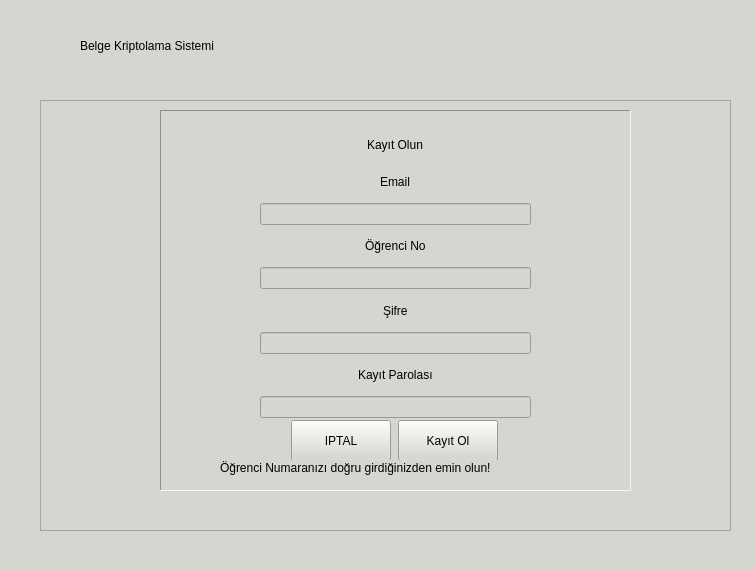
<?xml version="1.0" encoding="UTF-8"?>
<ui version="4.0">
 <class>MainWindow</class>
 <widget class="QMainWindow" name="MainWindow">
  <property name="geometry">
   <rect>
    <x>0</x>
    <y>0</y>
    <width>755</width>
    <height>569</height>
   </rect>
  </property>
  <property name="windowTitle">
   <string>Marun BKS</string>
  </property>
  <property name="windowIcon">
   <iconset resource="res/logos.qrc">
    <normaloff>:/marun_logo/img/marun.png</normaloff>:/marun_logo/img/marun.png</iconset>
  </property>
  <property name="styleSheet">
   <string notr="true">background-color: rgb(211, 215, 207);</string>
  </property>
  <widget class="QWidget" name="centralwidget">
   <widget class="QLabel" name="label">
    <property name="geometry">
     <rect>
      <x>320</x>
      <y>0</y>
      <width>341</width>
      <height>91</height>
     </rect>
    </property>
    <property name="styleSheet">
     <string notr="true">background-color: rgb(211, 215, 207);</string>
    </property>
    <property name="text">
     <string/>
    </property>
    <property name="pixmap">
     <pixmap resource="res/logos.qrc">:/tf_logo/img/tf.png</pixmap>
    </property>
    <property name="scaledContents">
     <bool>true</bool>
    </property>
   </widget>
   <widget class="QLabel" name="label_2">
    <property name="geometry">
     <rect>
      <x>80</x>
      <y>10</y>
      <width>231</width>
      <height>71</height>
     </rect>
    </property>
    <property name="styleSheet">
     <string notr="true">font: 63 14pt &quot;URW Gothic&quot;;</string>
    </property>
    <property name="text">
     <string>Belge Kriptolama Sistemi</string>
    </property>
   </widget>
   <widget class="QTableWidget" name="tableWidget">
    <property name="geometry">
     <rect>
      <x>120</x>
      <y>140</y>
      <width>571</width>
      <height>351</height>
     </rect>
    </property>
    <property name="minimumSize">
     <size>
      <width>0</width>
      <height>0</height>
     </size>
    </property>
    <property name="maximumSize">
     <size>
      <width>16777215</width>
      <height>16777215</height>
     </size>
    </property>
    <property name="editTriggers">
     <set>QAbstractItemView::NoEditTriggers</set>
    </property>
    <property name="selectionMode">
     <enum>QAbstractItemView::SingleSelection</enum>
    </property>
    <property name="selectionBehavior">
     <enum>QAbstractItemView::SelectRows</enum>
    </property>
    <property name="showGrid">
     <bool>true</bool>
    </property>
    <property name="sortingEnabled">
     <bool>false</bool>
    </property>
    <attribute name="horizontalHeaderMinimumSectionSize">
     <number>50</number>
    </attribute>
    <attribute name="horizontalHeaderDefaultSectionSize">
     <number>142</number>
    </attribute>
    <column>
     <property name="text">
      <string>Kitap / Belge Adı</string>
     </property>
    </column>
    <column>
     <property name="text">
      <string>Ders</string>
     </property>
    </column>
    <column>
     <property name="text">
      <string>Denetmen</string>
     </property>
    </column>
    <column>
     <property name="text">
      <string>Teslim Tarihi</string>
     </property>
    </column>
   </widget>
   <widget class="QFrame" name="auth_frame">
    <property name="enabled">
     <bool>true</bool>
    </property>
    <property name="geometry">
     <rect>
      <x>40</x>
      <y>100</y>
      <width>691</width>
      <height>431</height>
     </rect>
    </property>
    <property name="frameShape">
     <enum>QFrame::StyledPanel</enum>
    </property>
    <property name="frameShadow">
     <enum>QFrame::Raised</enum>
    </property>
    <widget class="QFrame" name="frame">
     <property name="geometry">
      <rect>
       <x>190</x>
       <y>50</y>
       <width>331</width>
       <height>281</height>
      </rect>
     </property>
     <property name="frameShape">
      <enum>QFrame::StyledPanel</enum>
     </property>
     <property name="frameShadow">
      <enum>QFrame::Raised</enum>
     </property>
     <widget class="QWidget" name="layoutWidget_3">
      <property name="geometry">
       <rect>
        <x>20</x>
        <y>20</y>
        <width>271</width>
        <height>232</height>
       </rect>
      </property>
      <layout class="QVBoxLayout" name="verticalLayout">
       <item alignment="Qt::AlignHCenter">
        <widget class="QLabel" name="label_7">
         <property name="styleSheet">
          <string notr="true">font: 25 19pt &quot;URW Bookman&quot;;</string>
         </property>
         <property name="text">
          <string>Giriş Yapın</string>
         </property>
        </widget>
       </item>
       <item alignment="Qt::AlignHCenter">
        <widget class="QLabel" name="label_6">
         <property name="styleSheet">
          <string notr="true">font: 25 14pt &quot;URW Bookman&quot;;</string>
         </property>
         <property name="text">
          <string>Email / Öğrenci No</string>
         </property>
        </widget>
       </item>
       <item>
        <widget class="QLineEdit" name="username_input"/>
       </item>
       <item alignment="Qt::AlignHCenter">
        <widget class="QLabel" name="label_4">
         <property name="styleSheet">
          <string notr="true">font: 25 14pt &quot;URW Bookman&quot;;</string>
         </property>
         <property name="text">
          <string>Şifre</string>
         </property>
        </widget>
       </item>
       <item>
        <widget class="QLineEdit" name="password_input"/>
       </item>
       <item>
        <layout class="QHBoxLayout" name="horizontalLayout">
         <item>
          <widget class="QPushButton" name="register_button">
           <property name="styleSheet">
            <string notr="true">font: 25 14pt &quot;URW Bookman&quot;;</string>
           </property>
           <property name="text">
            <string>KAYIT OL</string>
           </property>
          </widget>
         </item>
         <item>
          <widget class="QPushButton" name="submit_button">
           <property name="styleSheet">
            <string notr="true">font: 25 14pt &quot;URW Bookman&quot;;</string>
           </property>
           <property name="text">
            <string>ONAYLA</string>
           </property>
          </widget>
         </item>
        </layout>
       </item>
       <item>
        <widget class="QPushButton" name="forgot_pass_btn">
         <property name="maximumSize">
          <size>
           <width>16777215</width>
           <height>22</height>
          </size>
         </property>
         <property name="styleSheet">
          <string notr="true">font: 25 10pt &quot;URW Bookman&quot;;
color: rgb(0, 0, 127);</string>
         </property>
         <property name="text">
          <string>Şifremi Unuttum</string>
         </property>
        </widget>
       </item>
      </layout>
     </widget>
    </widget>
    <widget class="QFrame" name="register_frame">
     <property name="enabled">
      <bool>true</bool>
     </property>
     <property name="geometry">
      <rect>
       <x>120</x>
       <y>10</y>
       <width>471</width>
       <height>381</height>
      </rect>
     </property>
     <property name="styleSheet">
      <string notr="true"/>
     </property>
     <property name="frameShape">
      <enum>QFrame::Panel</enum>
     </property>
     <property name="frameShadow">
      <enum>QFrame::Sunken</enum>
     </property>
     <property name="lineWidth">
      <number>1</number>
     </property>
     <widget class="QWidget" name="layoutWidget_2">
      <property name="geometry">
       <rect>
        <x>100</x>
        <y>20</y>
        <width>271</width>
        <height>288</height>
       </rect>
      </property>
      <layout class="QVBoxLayout" name="verticalLayout_2">
       <item alignment="Qt::AlignHCenter">
        <widget class="QLabel" name="label_8">
         <property name="styleSheet">
          <string notr="true">font: 25 19pt &quot;URW Bookman&quot;;</string>
         </property>
         <property name="text">
          <string>Kayıt Olun</string>
         </property>
        </widget>
       </item>
       <item alignment="Qt::AlignHCenter">
        <widget class="QLabel" name="label_9">
         <property name="styleSheet">
          <string notr="true">font: 25 14pt &quot;URW Bookman&quot;;</string>
         </property>
         <property name="text">
          <string>Email</string>
         </property>
        </widget>
       </item>
       <item>
        <widget class="QLineEdit" name="reg_username_input"/>
       </item>
       <item alignment="Qt::AlignHCenter">
        <widget class="QLabel" name="label_11">
         <property name="styleSheet">
          <string notr="true">font: 25 14pt &quot;URW Bookman&quot;;</string>
         </property>
         <property name="text">
          <string>Öğrenci No</string>
         </property>
        </widget>
       </item>
       <item>
        <widget class="QLineEdit" name="reg_username_input_2"/>
       </item>
       <item alignment="Qt::AlignHCenter">
        <widget class="QLabel" name="label_5">
         <property name="styleSheet">
          <string notr="true">font: 25 14pt &quot;URW Bookman&quot;;</string>
         </property>
         <property name="text">
          <string>Şifre</string>
         </property>
        </widget>
       </item>
       <item>
        <widget class="QLineEdit" name="reg_password_input"/>
       </item>
       <item alignment="Qt::AlignHCenter">
        <widget class="QLabel" name="label_10">
         <property name="styleSheet">
          <string notr="true">font: 25 14pt &quot;URW Bookman&quot;;</string>
         </property>
         <property name="text">
          <string>Kayıt Parolası</string>
         </property>
        </widget>
       </item>
       <item>
        <widget class="QLineEdit" name="register_key"/>
       </item>
      </layout>
     </widget>
     <widget class="QWidget" name="layoutWidget">
      <property name="geometry">
       <rect>
        <x>130</x>
        <y>310</y>
        <width>211</width>
        <height>41</height>
       </rect>
      </property>
      <layout class="QHBoxLayout" name="horizontalLayout_2">
       <item>
        <widget class="QPushButton" name="reg_cancel_button">
         <property name="maximumSize">
          <size>
           <width>100</width>
           <height>100</height>
          </size>
         </property>
         <property name="styleSheet">
          <string notr="true">font: 25 14pt &quot;URW Bookman&quot;;</string>
         </property>
         <property name="text">
          <string>IPTAL</string>
         </property>
        </widget>
       </item>
       <item>
        <widget class="QPushButton" name="reg_submit_button">
         <property name="maximumSize">
          <size>
           <width>100</width>
           <height>100</height>
          </size>
         </property>
         <property name="styleSheet">
          <string notr="true">font: 25 14pt &quot;URW Bookman&quot;;</string>
         </property>
         <property name="text">
          <string>Kayıt Ol</string>
         </property>
        </widget>
       </item>
      </layout>
     </widget>
     <widget class="QLabel" name="label_12">
      <property name="geometry">
       <rect>
        <x>60</x>
        <y>350</y>
        <width>351</width>
        <height>16</height>
       </rect>
      </property>
      <property name="text">
       <string>Öğrenci Numaranızı doğru girdiğinizden emin olun!</string>
      </property>
     </widget>
    </widget>
   </widget>
   <widget class="QWidget" name="layoutWidget">
    <property name="geometry">
     <rect>
      <x>230</x>
      <y>110</y>
      <width>351</width>
      <height>27</height>
     </rect>
    </property>
    <layout class="QHBoxLayout" name="horizontalLayout_3">
     <item>
      <widget class="QLabel" name="label_13">
       <property name="text">
        <string>Belge Kodu :</string>
       </property>
      </widget>
     </item>
     <item>
      <widget class="QLineEdit" name="code_input"/>
     </item>
     <item>
      <widget class="QPushButton" name="add_book_btn">
       <property name="text">
        <string>Kitap/Belge Ekle</string>
       </property>
      </widget>
     </item>
    </layout>
   </widget>
   <widget class="QPushButton" name="openbook_btn">
    <property name="geometry">
     <rect>
      <x>270</x>
      <y>500</y>
      <width>221</width>
      <height>25</height>
     </rect>
    </property>
    <property name="text">
     <string>Kitabı Aç</string>
    </property>
   </widget>
   <zorder>layoutWidget</zorder>
   <zorder>label</zorder>
   <zorder>label_2</zorder>
   <zorder>tableWidget</zorder>
   <zorder>openbook_btn</zorder>
   <zorder>auth_frame</zorder>
  </widget>
  <widget class="QMenuBar" name="menubar">
   <property name="geometry">
    <rect>
     <x>0</x>
     <y>0</y>
     <width>755</width>
     <height>22</height>
    </rect>
   </property>
  </widget>
  <widget class="QStatusBar" name="statusbar"/>
 </widget>
 <resources>
  <include location="res/logos.qrc"/>
  <include location="res/logos.qrc"/>
 </resources>
 <connections/>
</ui>
